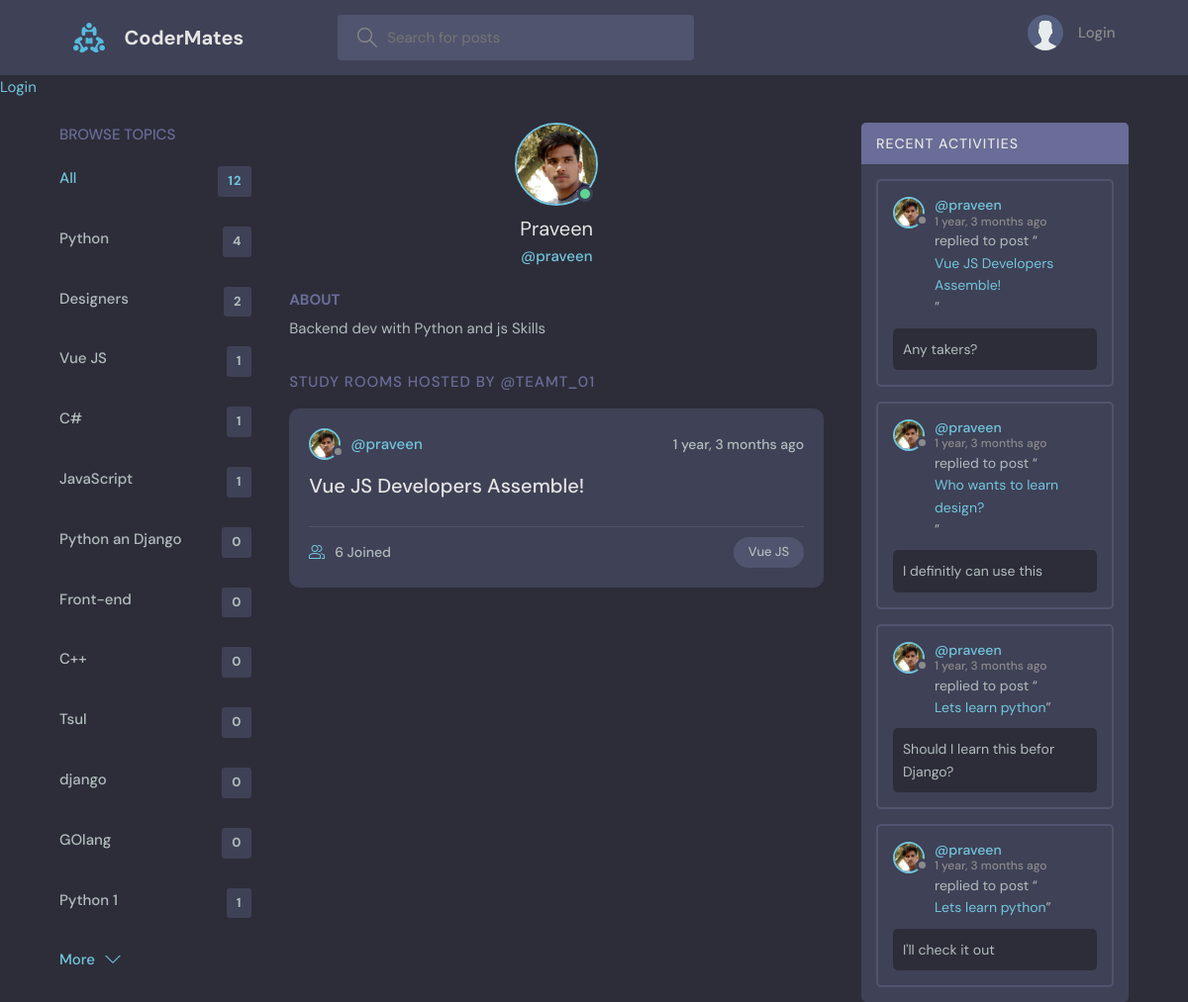
The app's page /profile/2/ with its own data.
### base/models.py (models this page shows, shortened)
class Topic(models.Model):
    name = models.CharField(max_length=200)

class User(AbstractUser):
    name = models.CharField(max_length=200, null=True)
    email = models.EmailField(unique=True, null=True)
    bio = models.TextField(null=True)
    avatar = models.ImageField(null=True, default="avatar.svg")
    USERNAME_FIELD = 'email'
    REQUIRED_FIELDS = []

class Room(models.Model):
    host = models.ForeignKey(User, on_delete=models.SET_NULL, null=True)
    topic = models.ForeignKey(Topic, on_delete=models.SET_NULL, null=True)
    name = models.CharField(max_length=200)
    description = models.TextField(null=True, blank=True)
    participants = models.ManyToManyField(
        User, related_name='participants', blank=True)
    updated = models.DateTimeField(auto_now=True)
    created = models.DateTimeField(auto_now_add=True)
    class Meta:
        ordering = ['-updated', '-created']
    def __str__(self):
        return self.name

class Message(models.Model):
    user = models.ForeignKey(User, on_delete=models.CASCADE)
    room = models.ForeignKey(Room, on_delete=models.CASCADE)
    body = models.TextField()
    updated = models.DateTimeField(auto_now=True)
    created = models.DateTimeField(auto_now_add=True)
    class Meta:
        ordering = ['-updated', '-created']

### base/views.py (the view)
# urls.py: path('profile/<str:pk>/', views.userProfile, name="user-profile"),
def userProfile(request, pk):
    user = User.objects.get(id=pk)
    rooms = user.room_set.all()
    room_messages = user.message_set.all()
    topics = Topic.objects.all()
    context = {'user': user, 'rooms': rooms,
               'room_messages': room_messages, 'topics': topics}
    return render(request, 'base/profile.html', context)

### base/templates/base/profile.html (shortened to what this page needs)
{% extends 'main.html' %}
{% block content %}
<main class="profile-page layout layout--3">
  <div class="container">
    {% include 'base/topics_component.html' %}
    <div class="roomList">
      <div class="profile">
        <div class="profile__avatar">
          <div class="avatar avatar--large active">
            <img src="{{user.avatar.url}}" />
          </div>
        </div>
        <div class="profile__info">
          <h3>{{user.name}}</h3>
          <p>@{{user.username}}</p>
        </div>
        <div class="profile__about">
          <h3>About</h3>
          <p>
            {{user.bio}}
          </p>
        </div>
      </div>
      <div class="roomList__header">
        <div>
          <h2>Study Rooms Hosted by @TeamT_01</a>
          </h2>
        </div>
      </div>
      {% include 'base/feed_component.html' %}
    </div>
    {% include 'base/activity_component.html' %}
  </div>
</main>
{% endblock content %}

### templates/main.html (shortened to what this page needs)
<!DOCTYPE html>
{% load static %}
<html lang="en">
<head>
    <link rel="stylesheet" href="{% static 'styles/style.css' %}" />
</head>
<body>
    {% include 'navbar.html' %}
    {% block content %}
    {% endblock %}
</body>
</html>

### templates/navbar.html (shortened to what this page needs)
{% load static %}
<header class="header header--loggedIn">
    <div class="container">
        <a href="{% url 'home' %}" class="header__logo">
            <img src="{% static 'images/logo.svg' %}" />
            <h1>CoderMates</h1>
        </a>
        <form class="header__search" method="GET" action="{% url 'home' %}">
            <label>
                <input name="q" placeholder="Search for posts" />
            </label>
        </form>
        <nav class="header__menu">
            {% if request.user.is_authenticated %}
            <div class="header__user">
                <a href="{% url 'update-user' %}">
                    <div class="avatar avatar--medium active">
                        <img src="{{request.user.avatar.url}}" />
                    </div>
                    <p>{{request.user.username}} <span>@{{request.user.username}}</span></p>
                </a>
                <button class="dropdown-button">
                    <svg version="1.1" xmlns="http://www.w3.org/2000/svg" width="32" height="32" viewBox="0 0 32 32">
                        <title>chevron-down</title>
                        <path d="M16 21l-13-13h-3l16 16 16-16h-3l-13 13z"></path>
                    </svg>
                </button>
            </div>
            {% else %}
            <a href="{% url 'login' %}">
                <img src="{% static 'images/avatar.svg' %}" />
                <p>Login</p>
            </a>
            {% endif %}
        </nav>
    </div>
</header>
{% if request.user.is_authenticated %}
<p>Hello {{request.user}}</p>
<a href="{% url 'logout' %}">Logout</a>
{% else %}
<a href="{% url 'login' %}">Login</a>
{% endif %}

### base/templates/base/topics_component.html
<div class="topics">
    <div class="topics__header">
        <h2>Browse Topics</h2>
    </div>
    <ul class="topics__list">
        <li>
            <a href="{% url 'home' %}" class="active">All <span>{{topics.count}}</span></a>
        </li>
        {% for topic in topics %}
        <li>
            <a href="{% url 'home' %}?q={{topic.name}}">
                {{topic.name}}
                <span>
                    {{topic.room_set.all.count}}
                </span>
            </a>
        </li>
        {% endfor %}
    </ul>
    <a class="btn btn--link" href="{% url 'topics' %}">
        More
        <svg version="1.1" xmlns="http://www.w3.org/2000/svg" width="32" height="32" viewBox="0 0 32 32">
            <title>chevron-down</title>
            <path d="M16 21l-13-13h-3l16 16 16-16h-3l-13 13z"></path>
        </svg>
    </a>
</div>

### base/templates/base/feed_component.html (shortened to what this page needs)
{% for room in rooms %}
<div class="roomListRoom">
    <div class="roomListRoom__header">
        <a href="{% url 'user-profile' room.host.id %}" class="roomListRoom__author">
            <div class="avatar avatar--small">
                <img src="{{room.host.avatar.url}}" />
            </div>
            <span>@{{room.host.username}}</span>
        </a>
        <div class="roomListRoom__actions">
            <span>{{room.created|timesince}} ago</span>
        </div>
    </div>
    <div class="roomListRoom__content">
        <a href="{% url 'room' room.id %}">{{room.name}}</a>
    </div>
    <div class="roomListRoom__meta">
        <a href="{% url 'room' room.id %}" class="roomListRoom__joined">
            {{room.participants.all.count}} Joined
        </a>
        <p class="roomListRoom__topic">{{room.topic.name}}</p>
    </div>
</div>
{% endfor %}

### base/templates/base/activity_component.html (shortened to what this page needs)
<div class="activities">
    <div class="activities__header">
        <h2>Recent Activities</h2>
    </div>
    {% for message in room_messages %}
    <div class="activities__box">
        <div class="activities__boxHeader roomListRoom__header">
            <a href="{% url 'user-profile' message.user.id %}" class="roomListRoom__author">
                <div class="avatar avatar--small">
                    <img src="{{message.user.avatar.url}}" />
                </div>
                <p>
                    @{{message.user.username}}
                    <span>{{message.created|timesince}} ago</span>
                </p>
            </a>
        </div>
        <div class="activities__boxContent">
            <p>replied to post “<a href="{% url 'room' message.room.id %}">{{message.room}}</a>”</p>
            <div class="activities__boxRoomContent">{{message.body}}</div>
        </div>
    </div>
    {% endfor %}
</div>

### records on screen
Topic: name "Python", room_set.all.count "4"
Topic: name "Designers", room_set.all.count "2"
Topic: name "Vue JS", room_set.all.count "1"
Topic: name "C#", room_set.all.count "1"
Topic: name "JavaScript", room_set.all.count "1"
Topic: name "Python an Django", room_set.all.count "0"
Topic: name "Front-end", room_set.all.count "0"
Topic: name "C++", room_set.all.count "0"
Topic: name "Tsul", room_set.all.count "0"
Topic: name "django", room_set.all.count "0"
Topic: name "GOlang", room_set.all.count "0"
Topic: name "Python 1", room_set.all.count "1"
User: avatar (picture), name "Praveen", username "praveen", bio "Backend dev with Python and js Skills"
Room: host.avatar (picture), host.username "praveen", created "1 year, 3 months", name "Vue JS Developers Assemble!", participants.all.count "6", topic.name "Vue JS"
Message: user.avatar (picture), user.username "praveen", created "1 year, 3 months", room "Vue JS Developers Assemble!", body "Any takers?"
Message: user.avatar (picture), user.username "praveen", created "1 year, 3 months", room "Who wants to learn design?", body "I definitly can use this"
Message: user.avatar (picture), user.username "praveen", created "1 year, 3 months", room "Lets learn python", body "Should I learn this befor Django?"
Message: user.avatar (picture), user.username "praveen", created "1 year, 3 months", room "Lets learn python", body "I'll check it out"

### other values on screen
{{ topics.count }} "12"
